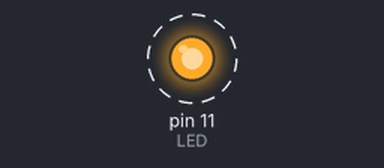
Bench run of a sketch on a simulated Arduino Uno, built with avr-gcc and run on an emulated ATmega328P. Parts: output pins drawn as LEDs (lit = HIGH). Dashed ring = blinking.

Above: at 0.5 s.
Timing chart, 0 to 4.6 s (numbered marks = the images above):
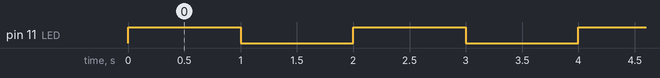

The sketch:

led_intermitente.ino
```cpp
int LED= 11;
int RETARDO= 1000;

void setup() {
pinMode(LED, OUTPUT);

}

void loop() {
digitalWrite(LED, HIGH);
delay(RETARDO);
digitalWrite(LED, LOW);
delay(RETARDO);

}
```

Measured:
- by itself, pin 11 (LED): alternates HIGH for 1.0 s and LOW for 1.0 s
